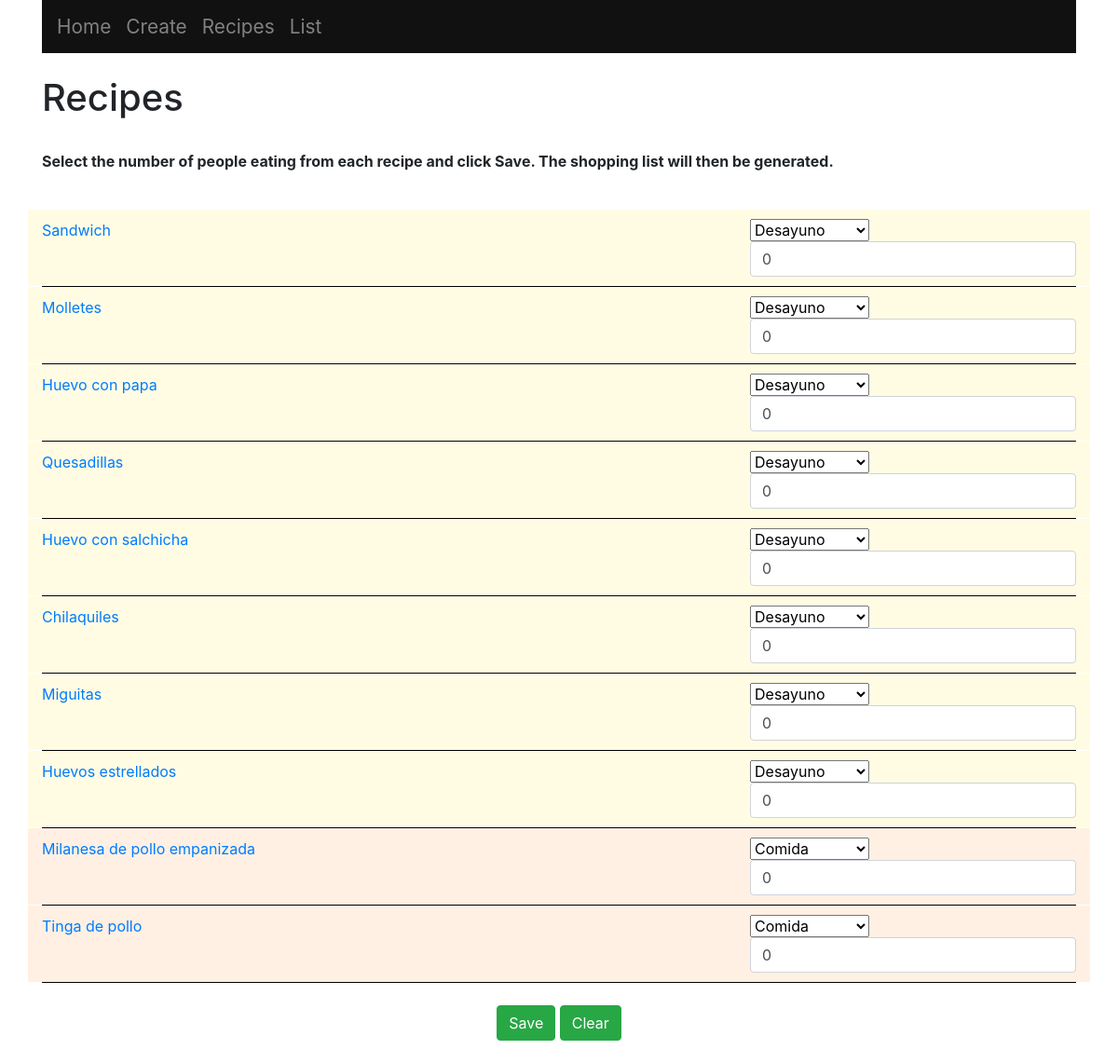
Page /recipes/ on the earlier database version.
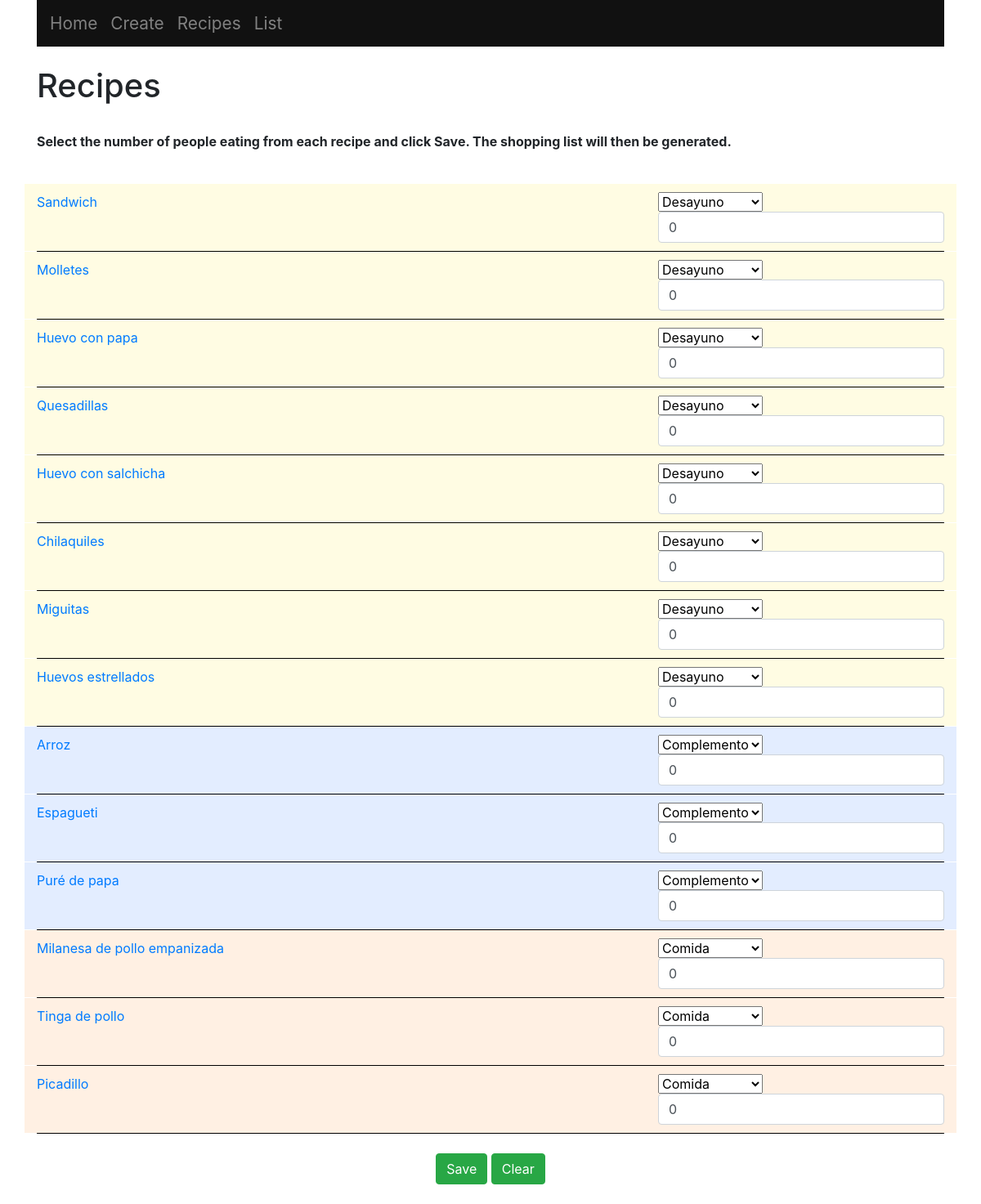
Same page on the later database version.
### main/models.py (models this page shows, shortened)
class Recipe(models.Model):
	name = models.CharField(max_length = 200)
	quantity = models.IntegerField()
	meal = models.CharField(max_length = 200)

### main/views.py (the view, shortened to what this page needs)
# urls.py: path("recipes/", views.recipes, name = "recipes"),
def recipes(response):
	rl = Recipe.objects.order_by('-meal')	#Display in alphabetical order
	return render(response, "main/recipes.html", {"rl":rl})

### main/templates/main/recipes.html (shortened to what this page needs)
{% extends "main/base.html" %}
{% block content %}
	<h1>Recipes</h1>
	<br>
	<div class="text-justify">
		<p><b>Select the number of people eating from each recipe and click Save. The shopping list will then be generated.</b></p>
	</div>
	<br>
	<form method="post", action="#">
		{% for recipe in rl %}
			{% if recipe.meal == "Desayuno" %}
				<div class="row", style="padding-top: 10px; padding-bottom: 10px; background-color: #fffce3;">
			{% elif recipe.meal == "Complemento" %}
				<div class="row", style=" padding-top: 10px; padding-bottom: 10px;background-color: #e3edff;">
			{% elif recipe.meal == "Comida" %}
				<div class="row", style=" padding-top: 10px; padding-bottom: 10px;background-color: #fff0e3;">
			{% else %}
				<div class="row", style=" padding-top: 10px; padding-bottom: 10px;">
			{% endif %}
					<div class="col">
						<div class="recipes">
							<a href="/{{recipe.id}}">{{recipe.name}}</a>
						</div>
					</div>
					<div class="col-4">
						<select name="m{{recipe.id}}", value="{{recipe.meal}}">
							<option value="{{recipe.meal}}">{{recipe.meal}}</option>
						</select>
						<input type="number" value={{recipe.quantity}} name="q{{recipe.id}}", class="form-control", min="0">
					</div>
				</div>
				<hr style="margin: 0; border-color: #000;">
		{% endfor %}
		<br>
		<div class="row">
			<div class="col-sm-12 text-center">
				<button type="submit", name="save_recipes", value="save_recipes", class="btn btn-success">Save</button>
				<button type="submit", name="clear_recipes", value="clear_recipes", class="btn btn-success">Clear</button>
			</div>
		</div>
	</form>
{% endblock %}

### main/templates/main/base.html (shortened to what this page needs)
<!doctype html>
<html>
<head>
	<link rel="stylesheet" href="https://stackpath.bootstrapcdn.com/bootstrap/4.4.1/css/bootstrap.min.css">
	<link rel="stylesheet" href="https://cdnjs.cloudflare.com/ajax/libs/font-awesome/4.7.0/css/font-awesome.min.css">
</head>
<body>
	<div class="container">
		<nav class="navbar navbar-expand-lg">
			<a class="navbar-brand" href="/">Home</a>
			<a class="navbar-brand" href="/create">Create</a>
			<a class="navbar-brand" href="/recipes">Recipes</a>
			<a class="navbar-brand" href="/shoppinglist">List</a>
		</nav>
		<br>
		{% block content %}
		{% endblock %}
		<div id = "content", name = "content", class="main">
			<div class="row justify-content-center">
				<div class="col-8">
					<br>
				</div>
			</div>
		</div>
	</div>
</body>
</html>

### main/templates/main/base.html (style rules this page uses)
.navbar { height:100%; width:100%; background-color:#111; overflow-x:hidden; padding-top:20px; }
.navbar a { font-size: 1.3rem; text-align: center; text-decoration: none; color: #818181; display: :block; }
.recipes { align-content: center; }
.recipes a { text-align: center; }

Differences in the rows shown:
added Recipe: name "Arroz", meal+id "Complemento", quantity "0"
added Recipe: name "Espagueti", meal+id "Complemento", quantity "0"
added Recipe: name "Puré de papa", meal+id "Complemento", quantity "0"
added Recipe: name "Picadillo", meal+id "Comida", quantity "0"
